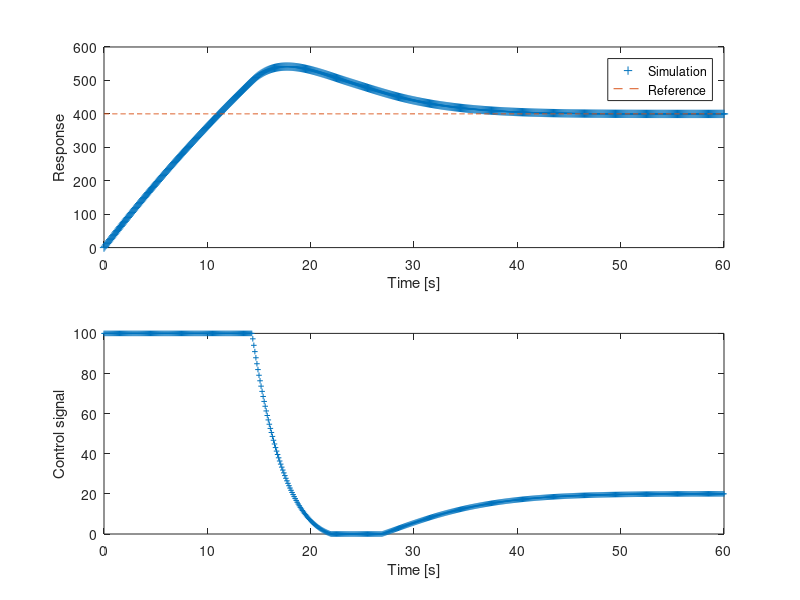

MATLAB code for this plot:
clear all; close all; clc

%% Discretization of First-Order Identified Model (Non-Parametric)
Ts = 0.1;
gp  = tf(20,[50 1]);           % First-order plant
gpd = c2d(gp,Ts,'zoh');        % Discrete plant

%% PI controller parameters
Kp = 0.8; % propotional gain 
Ti = 9;% integral time
%% Closed-Loop Simulation (Direct difference equation)
[num,den] = tfdata(gpd,'v');
t   = 0:Ts:60;
M=400;
Ref = M*ones(1,length(t));

% Histories

% states
y1 = 0;
I = 0;
u = 0;

for k=1:length(t)
    %% plant
    y(k) = num(2)*u - den(2)*y1;

    % ---- FEEDBACK WITHOUT ANTIWINDUP ----
    e = Ref(k) - y(k);
    I = I + Ts*e;         
    u = Kp*e + Kp/Ti*I;
    % ---- SATURATION ---- 
    if u > 100 
        u = 100; 
    end 
    if u < 0 
        u = 0; 
    end
    % ---- UPDATE STATES ----
    y1=y(k);
    Usim(k)=u;
end




%% PLOTS
subplot(2,1,1)
plot(t,y,'+',t,Ref,'--','MarkerSize',4)
xlabel('Time [s]'), ylabel('Response')
legend('Simulation','Reference')

subplot(2,1,2)
plot(t,Usim,'+','MarkerSize',4)
xlabel('Time [s]'), ylabel('Control signal')
